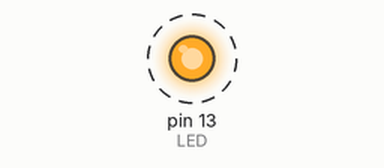
Simulated run of this sketch. Board: Arduino Uno, built with avr-gcc and run on an emulated ATmega328P. Shown: output pins drawn as LEDs (lit = HIGH). Dashed ring = blinking.

Above: at 0.5 s.
Timing chart, 0 to 4.6 s (numbered marks = the images above):
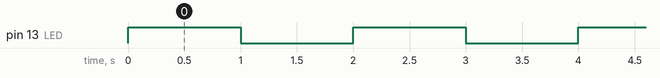

The sketch:

Call_and_Response.ino
```cpp
/*********************************************************************************
 *  Arduino Serial Interrupt Example
 *  http://umeshdutta.blogspot.com/2018/07/serial-receive-interrupt-programming-in.html
 *  http://www.cplusplus.com/reference/vector/vector/vector/
 *  https://github.com/janelia-arduino/Vector <- Must be installed through Manage Libraries before compilation
 *  https://www.robotshop.com/community/forum/t/arduino-101-timers-and-interrupts/13072
 */

#include <avr/interrupt.h>
#include <avr/io.h>

#include <Vector.h>
using namespace std;

#define FOSC 16000000
#define BAUD 9600
#define MYUBRR FOSC/16/BAUD - 1

#define ELEMENT_COUNT 127

#define LED 13

char temp;
char storage_array[ ELEMENT_COUNT ];
Vector<char> buf( storage_array );
bool Ready2Print = false;

void Timer1_Init( unsigned int hz )
{
  noInterrupts();
  TCCR1A = 0;
  TCCR1B = 0;
  TCNT1 = 0;

  OCR1A = FOSC/256/hz;

  TCCR1B |= ( 1 << WGM12 ); // CTC mode
  TCCR1B |= ( 1 << CS12 ); // 256 prescaler
  TIMSK1 |= ( 1 << OCIE1A ); // enable timer compare interrupt

  interrupts();
}

void USART_Init( unsigned int ubrr )
{
  noInterrupts();

  UBRR0 = ubrr;
  UCSR0C |= (1 << UCSZ01) | (1 << UCSZ00);
  // Use 8-bit character sizes
  UCSR0B |= (1 << RXEN0) | (1 << TXEN0) | (1 << RXCIE0);
  // Turn on the transmission, reception, and Receive interrupt

  interrupts();// enable global interrupt
}

void USART_Transmit( char data )
{
  while( !( UCSR0A & (1<<UDRE0)) );

  UDR0 = data;
}

void setup() {
  // put your setup code here, to run once:
  USART_Init( MYUBRR );

  pinMode( LED, OUTPUT );
  Timer1_Init( 1 );
}

void loop() {
  // put your main code here, to run repeatedly:
  if( Ready2Print ) {

    for (auto ir = buf.begin(); ir != buf.end(); ++ir)
      USART_Transmit( *ir );

    buf.clear();
    Ready2Print = false;
  }
}

ISR(TIMER1_COMPA_vect)          // timer compare interrupt service routine
{
  digitalWrite(LED, !digitalRead(LED));   // toggle LED pin
}

ISR(USART_RX_vect)
{
  temp=UDR0;// read the received data byte in temp
  buf.push_back( temp );
  if( strcmp( temp, '\n' ) == 0 ) Ready2Print = true;
}
```

Measured:
- by itself, pin 13 (LED): alternates HIGH for 1.0 s and LOW for 1.0 s
